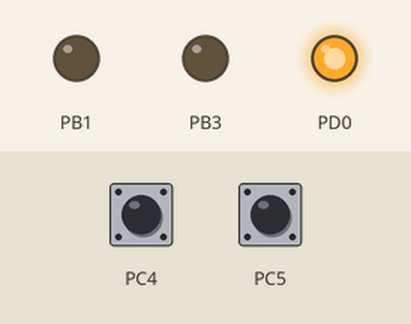
Recording of a program running on a simulated ATmega328P, built with avr-gcc and emulated at 16 MHz. On the bench: output pins drawn as LEDs (lit = HIGH). The test bench sets the inputs (shaded band); at power-on: PC4 HIGH, PC5 HIGH.

Above: at 1.2 s.
1.3 s: PC4 pulled LOW for 0.15 s
At 1.47 s:
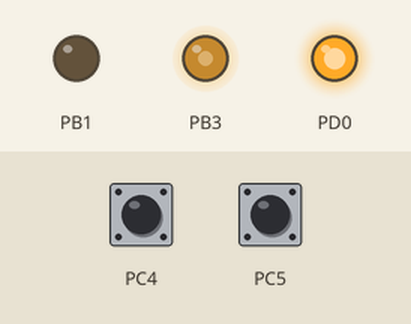
3.0 s: PC5 pulled LOW for 1 s
At 3.6 s:
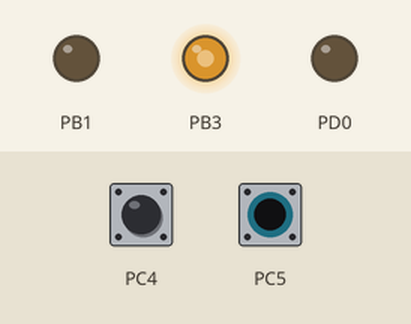
5.5 s: PC5 pulled LOW for 3.2 s
At 9.2 s:
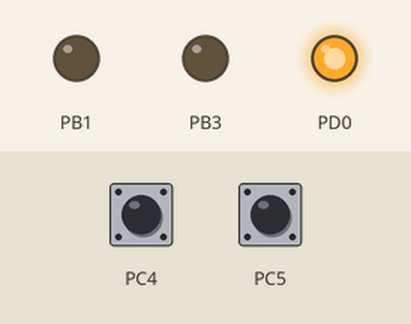
10.2 s: PC4 pulled LOW for 3.2 s
At 11.5 s:
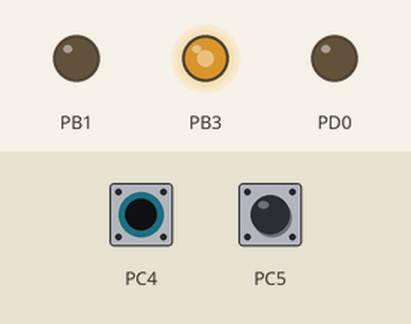
14.9 s: PC4 driven LOW and PC5 driven LOW
At 16.1 s:
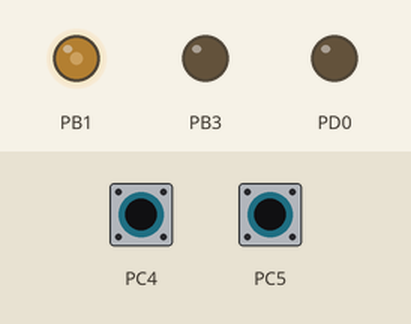
16.4 s: PC4 driven HIGH
At 17.0 s:
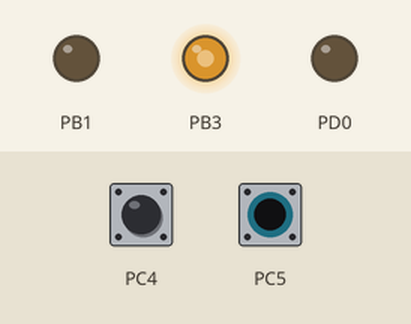
Timing chart, 0 to 18.9 s (numbered marks = the images above; inputs shaded):
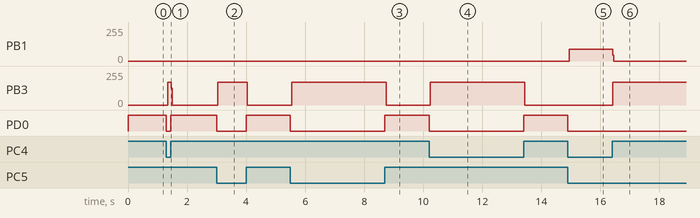

The program:

main.cpp
```cpp
/*
    This program performs OR, AND and XOR on two buttons and shows the result via LED's
 */

#define __AVR_ATmega328P__
#define F_CPU 16000000L
#include <avr/io.h>
#include <util/delay.h>

int main(){
    DDRB = (1 << DDB1) | (1 << DDB3); //Set pin 1 on PORTB as output
    DDRD = (1 << DDD0); //Set pin 0 on PORTD as output
    PORTC = (1 << PORTC5) | (1 << PORTC4); //Enable pull-up resistors

    bool both;
    bool none;
    bool red;
    bool white;
    bool exor;

    while (1){
        // if PINC5 is not high
        red = !(PINC & 0x20);
        white = !(PINC & 0x10);
        none = !(red | white);
        both = red & white;
        exor = red ^ white;

        if(both)
            PORTB |= (1 << PORTB1);
        else
            PORTB &= 0x02;

        if(none)
            PORTD |= (1 << PORTD0);
        else
            PORTD &= 00;

        if(exor)
            PORTB |= (1 << PORTB3);
        else
            PORTB &= 0x04;
    }

    return 0;
}
```

Measured:
- after the input at 1.3 s, PB3: 0/255 → 170/255 at once, → 0/255 0.12 s later; PD0: HIGH → LOW at once, → HIGH 0.15 s later
- after the input at 3.0 s, PB3: 0/255 → 170/255 at once, → 0/255 1.0 s later; PD0: HIGH → LOW at once, → HIGH 1.0 s later
- after the input at 5.5 s, PB3: 0/255 → 170/255 at once, → 0/255 3.2 s later; PD0: HIGH → LOW at once, → HIGH 3.2 s later
- after the input at 10.2 s, PB3: 0/255 → 170/255 at once, → 0/255 3.2 s later; PD0: HIGH → LOW at once, → HIGH 3.2 s later
- after the input at 14.9 s, PB1: 0/255 → 90/255 at once; PD0: HIGH → LOW at once
- after the input at 16.4 s, PB1: 90/255 → 0/255 at once; PB3: 0/255 → 170/255 at once
